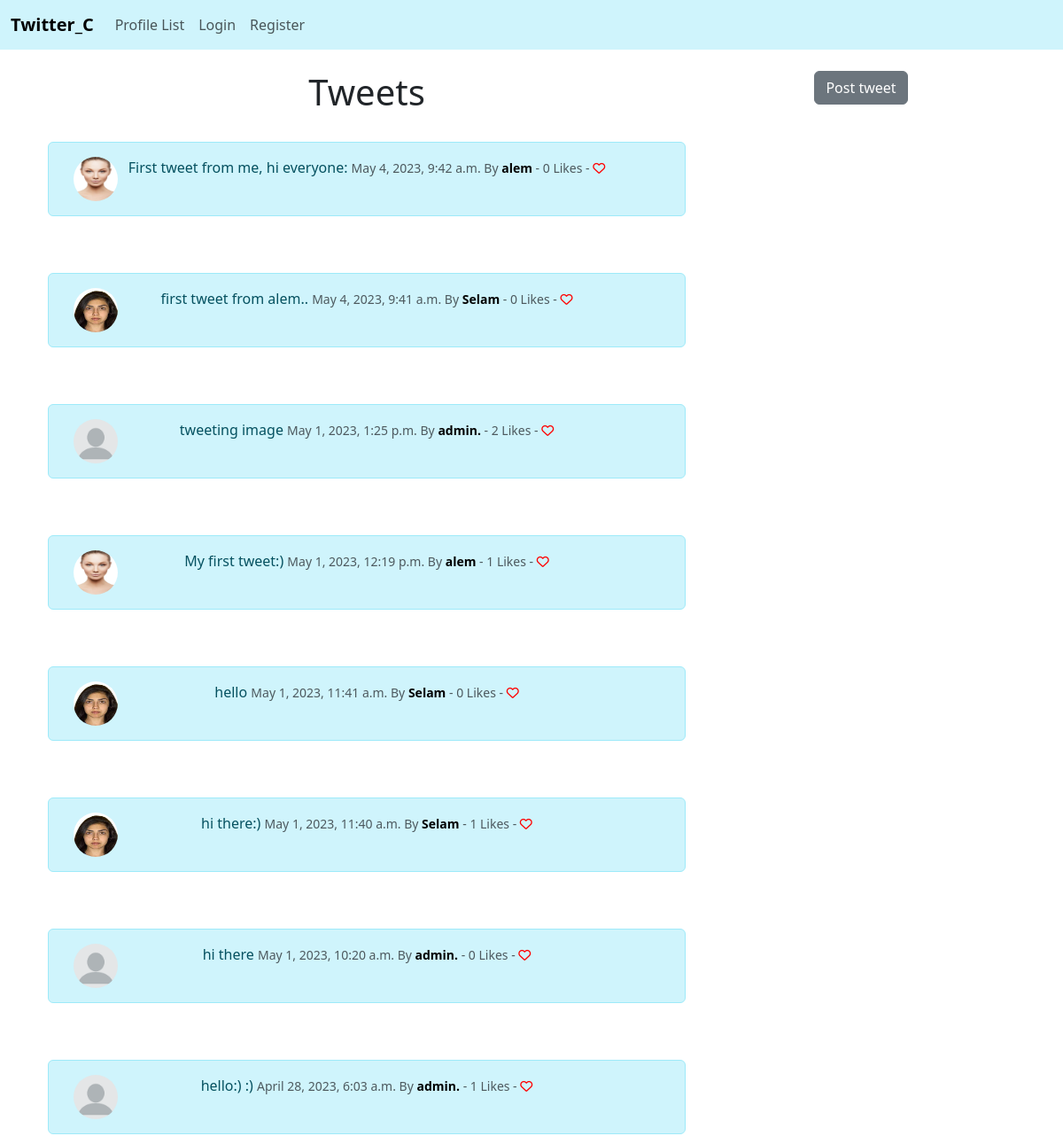
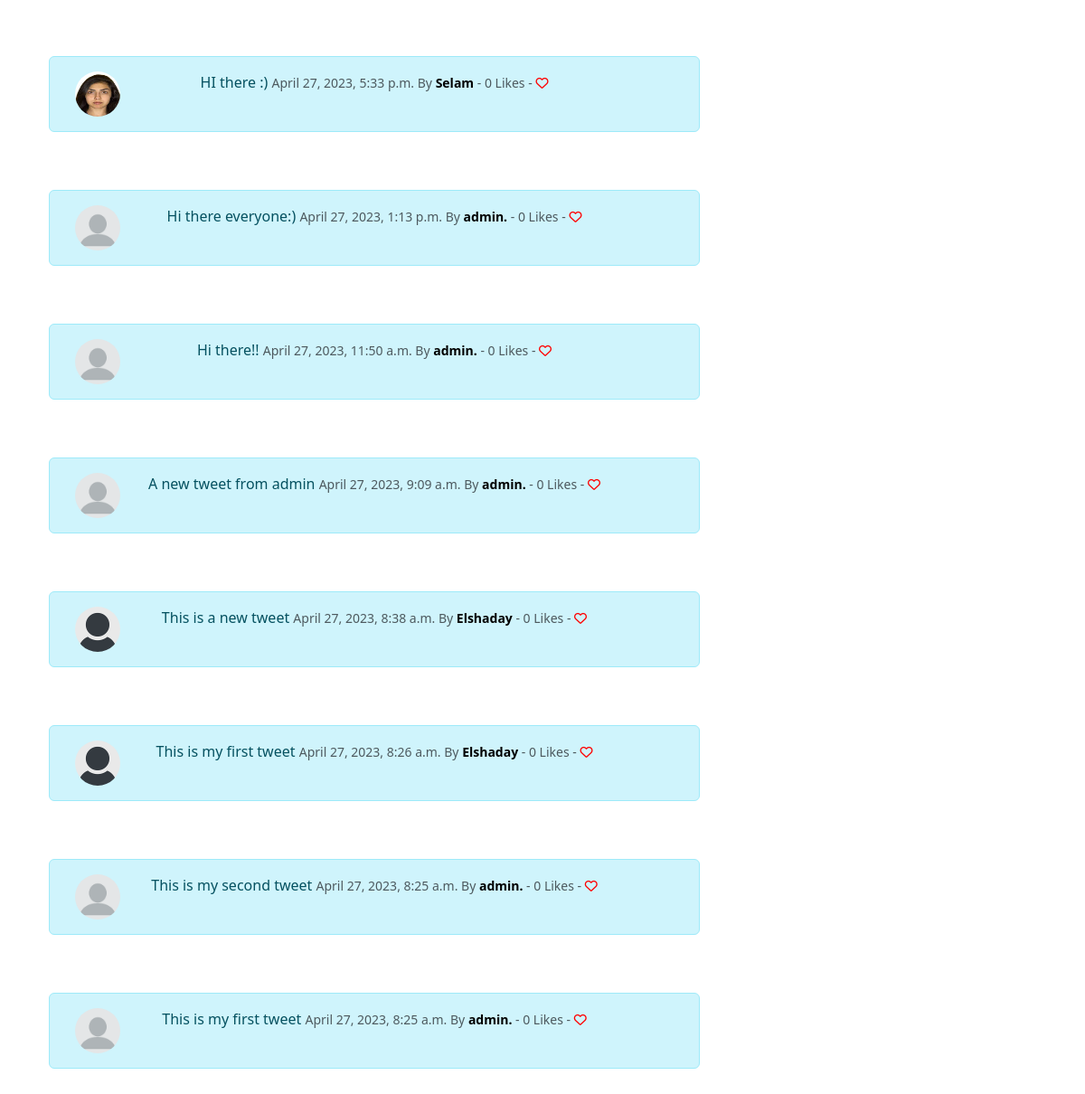
The page / on the database its author committed (2 pictures, top to bottom).
### twitterC/models.py (models this page shows, shortened)
class Tweet(models.Model):
	user = models.ForeignKey(
		User, related_name="tweets",
		on_delete=models.DO_NOTHING
		)
	body = models.CharField(max_length=200)
	created_at = models.DateTimeField(auto_now_add=True)
	likes = models.ManyToManyField(User, related_name="tweet_like", blank=True)
	def number_of_likes(self):
		return self.likes.count()

class Profile(models.Model):
	user = models.OneToOneField(User,on_delete = models.CASCADE)
	follows = models.ManyToManyField("self",
	related_name = "followed_by",
	symmetrical = False,
	blank = True)
	date_modified = models.DateTimeField(User, auto_now=True)
	profile_image = models.ImageField(null=True, blank=True, upload_to="images/")

### twitterC/views.py (the view)
# urls.py: path('', views.home, name = "home"),
def home(request):
	if request.user.is_authenticated:
		form = TweetForm(request.POST or None)
		if request.method == "POST":
			if form.is_valid():
				tweet = form.save(commit=False)
				tweet.user = request.user
				tweet.save()
				messages.success(request, ("Tweet posted!"))
				return redirect('home')
		tweets = Tweet.objects.all().order_by("-created_at")
		return render(request, 'home.html', {"tweets":tweets, "form":form})
	else:
		tweets = Tweet.objects.all().order_by("-created_at")
		return render(request, 'home.html', {"tweets":tweets})

### twitterC/templates/home.html (shortened to what this page needs)
{% extends  'base.html' %}
{% load static %}
{% block content %}
<div class="container text-center">
    <div class="row">
        <div class="col-8">
            <h1>Tweets</h1>
            <br>
            {% for tweet in tweets %}
                <div class="alert alert-info" role="alert">
                    <div class="container">
                        <div class="row">
                            <div class="col-1">
                                {% if tweet.user.profile.profile_image %}
                                <img src="{{ tweet.user.profile.profile_image.url }}" width=50 height=50 class="rounded-circle" alt="{{ profile.user.username }}">
                                {% else %}
                                <img src="{% static 'images/default_profile_pic.png' %}" width=50 height=50 class="rounded-circle" alt="{{ profile.user.username }}">
                                {% endif %}
                            </div>
                            <div class="col-10">
                                {{ tweet.body }}
                                <small class="text-muted">
                                    {{ tweet.created_at}} By
                                    <a href="{% url 'profile' tweet.user.id %}">{{ tweet.user.username }}</a>
                                    - {{ tweet.number_of_likes }} Likes -
                                    {% if user in tweet.likes.all %}
                                        <a href="{% url 'tweet_like' tweet.id %}"><i class="fa fa-heart" style="color:red"></i></a>
                                    {% else %}
                                        <a href="{% url 'tweet_like' tweet.id %}"><i class="fa fa-heart-o" style="color:red"></i></a>
                                    {% endif %}
                                </small>
                            </div>
                        </div>
                    </div>
                </div><br><br>
            {% endfor %}
        </div>
        <div class="col-4">
            <form  method=POST>
              <button type="submit" class="btn btn-secondary">Post tweet</button>
            </form>
        </div>
    </div>
</div>
{% endblock %}

### twitterC/templates/base.html (style rules this page uses)
a { text-decoration: none; font-weight: bold; color: black; }

### rows shown on the page
Tweet: user.profile.profile_image (picture), body "First tweet from me, hi everyone:", created_at "May 4, 2023, 9:42 a.m.", user.username "alem", number_of_likes "0"
Tweet: user.profile.profile_image (picture), body "first tweet from alem..", created_at "May 4, 2023, 9:41 a.m.", user.username "Selam", number_of_likes "0"
Tweet: user.profile.profile_image (placeholder picture), body "tweeting image", created_at "May 1, 2023, 1:25 p.m.", user.username "admin.", number_of_likes "2"
Tweet: user.profile.profile_image (picture), body "My first tweet:)", created_at "May 1, 2023, 12:19 p.m.", user.username "alem", number_of_likes "1"
Tweet: user.profile.profile_image (picture), body "hello", created_at "May 1, 2023, 11:41 a.m.", user.username "Selam", number_of_likes "0"
Tweet: user.profile.profile_image (picture), body "hi there:)", created_at "May 1, 2023, 11:40 a.m.", user.username "Selam", number_of_likes "1"
Tweet: user.profile.profile_image (placeholder picture), body "hi there", created_at "May 1, 2023, 10:20 a.m.", user.username "admin.", number_of_likes "0"
Tweet: user.profile.profile_image (placeholder picture), body "hello:) :)", created_at "April 28, 2023, 6:03 a.m.", user.username "admin.", number_of_likes "1"
Tweet: user.profile.profile_image (picture), body "HI there :)", created_at "April 27, 2023, 5:33 p.m.", user.username "Selam", number_of_likes "0"
Tweet: user.profile.profile_image (placeholder picture), body "Hi there everyone:)", created_at "April 27, 2023, 1:13 p.m.", user.username "admin.", number_of_likes "0"
Tweet: user.profile.profile_image (placeholder picture), body "Hi there!!", created_at "April 27, 2023, 11:50 a.m.", user.username "admin.", number_of_likes "0"
Tweet: user.profile.profile_image (placeholder picture), body "A new tweet from admin", created_at "April 27, 2023, 9:09 a.m.", user.username "admin.", number_of_likes "0"
Tweet: body "This is a new tweet", created_at "April 27, 2023, 8:38 a.m.", user.username "Elshaday", number_of_likes "0"
Tweet: body "This is my first tweet", created_at "April 27, 2023, 8:26 a.m.", user.username "Elshaday", number_of_likes "0"
Tweet: user.profile.profile_image (placeholder picture), body "This is my second tweet", created_at "April 27, 2023, 8:25 a.m.", user.username "admin.", number_of_likes "0"
Tweet: user.profile.profile_image (placeholder picture), body "This is my first tweet", created_at "April 27, 2023, 8:25 a.m.", user.username "admin.", number_of_likes "0"
